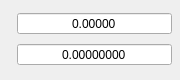
       <widget class="QWidget" name="widgetTotalAtBuySell" native="true">
        <property name="sizePolicy">
         <sizepolicy hsizetype="Preferred" vsizetype="Preferred">
          <horstretch>0</horstretch>
          <verstretch>0</verstretch>
         </sizepolicy>
        </property>
        <property name="maximumSize">
         <size>
          <width>180</width>
          <height>80</height>
         </size>
        </property>
        <property name="accessibleName">
         <string>BALANCE_TOTAL_AT_BUYSELL</string>
        </property>
        <property name="accessibleDescription">
         <string/>
        </property>
        <layout class="QGridLayout" name="gridLayout_28">
         <property name="leftMargin">
          <number>4</number>
         </property>
         <property name="topMargin">
          <number>8</number>
         </property>
         <property name="rightMargin">
          <number>8</number>
         </property>
         <property name="bottomMargin">
          <number>8</number>
         </property>
         <property name="spacing">
          <number>4</number>
         </property>
         <item row="0" column="1">
          <widget class="QDoubleSpinBox" name="ruleAmountToReceiveValue">
           <property name="sizePolicy">
            <sizepolicy hsizetype="Expanding" vsizetype="Fixed">
             <horstretch>0</horstretch>
             <verstretch>0</verstretch>
            </sizepolicy>
           </property>
           <property name="minimumSize">
            <size>
             <width>90</width>
             <height>0</height>
            </size>
           </property>
           <property name="accessibleName">
            <string/>
           </property>
           <property name="accessibleDescription">
            <string>CAN_BE_ZERO</string>
           </property>
           <property name="alignment">
            <set>Qt::AlignCenter</set>
           </property>
           <property name="readOnly">
            <bool>true</bool>
           </property>
           <property name="buttonSymbols">
            <enum>QAbstractSpinBox::NoButtons</enum>
           </property>
           <property name="prefix">
            <string/>
           </property>
           <property name="decimals">
            <number>5</number>
           </property>
           <property name="minimum">
            <double>0.000000000000000</double>
           </property>
           <property name="maximum">
            <double>999999999.000000000000000</double>
           </property>
          </widget>
         </item>
         <item row="0" column="0">
          <widget class="QLabel" name="usdLabel1_3">
           <property name="sizePolicy">
            <sizepolicy hsizetype="Maximum" vsizetype="Preferred">
             <horstretch>0</horstretch>
             <verstretch>0</verstretch>
            </sizepolicy>
           </property>
           <property name="font">
            <font>
             <pointsize>11</pointsize>
             <bold>false</bold>
            </font>
           </property>
           <property name="accessibleDescription">
            <string>USD_ICON</string>
           </property>
           <property name="text">
            <string/>
           </property>
           <property name="alignment">
            <set>Qt::AlignCenter</set>
           </property>
          </widget>
         </item>
         <item row="1" column="0">
          <widget class="QLabel" name="btcLabel3_4">
           <property name="sizePolicy">
            <sizepolicy hsizetype="Maximum" vsizetype="Preferred">
             <horstretch>0</horstretch>
             <verstretch>0</verstretch>
            </sizepolicy>
           </property>
           <property name="font">
            <font>
             <pointsize>11</pointsize>
             <bold>false</bold>
            </font>
           </property>
           <property name="accessibleDescription">
            <string>BTC_ICON</string>
           </property>
           <property name="text">
            <string/>
           </property>
           <property name="alignment">
            <set>Qt::AlignCenter</set>
           </property>
          </widget>
         </item>
         <item row="1" column="1">
          <widget class="QDoubleSpinBox" name="ruleTotalToBuyValue">
           <property name="sizePolicy">
            <sizepolicy hsizetype="Expanding" vsizetype="Fixed">
             <horstretch>0</horstretch>
             <verstretch>0</verstretch>
            </sizepolicy>
           </property>
           <property name="minimumSize">
            <size>
             <width>90</width>
             <height>0</height>
            </size>
           </property>
           <property name="accessibleName">
            <string/>
           </property>
           <property name="accessibleDescription">
            <string>CAN_BE_ZERO</string>
           </property>
           <property name="alignment">
            <set>Qt::AlignCenter</set>
           </property>
           <property name="readOnly">
            <bool>true</bool>
           </property>
           <property name="buttonSymbols">
            <enum>QAbstractSpinBox::NoButtons</enum>
           </property>
           <property name="specialValueText">
            <string/>
           </property>
           <property name="prefix">
            <string/>
           </property>
           <property name="decimals">
            <number>8</number>
           </property>
           <property name="minimum">
            <double>0.000000000000000</double>
           </property>
           <property name="maximum">
            <double>999999999.000000000000000</double>
           </property>
           <property name="singleStep">
            <double>0.100000000000000</double>
           </property>
          </widget>
         </item>
        </layout>
       </widget>
